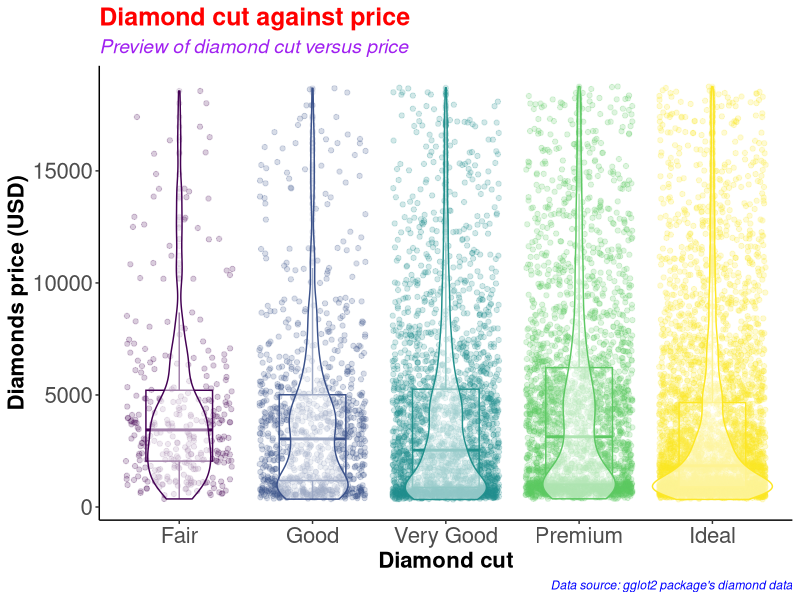
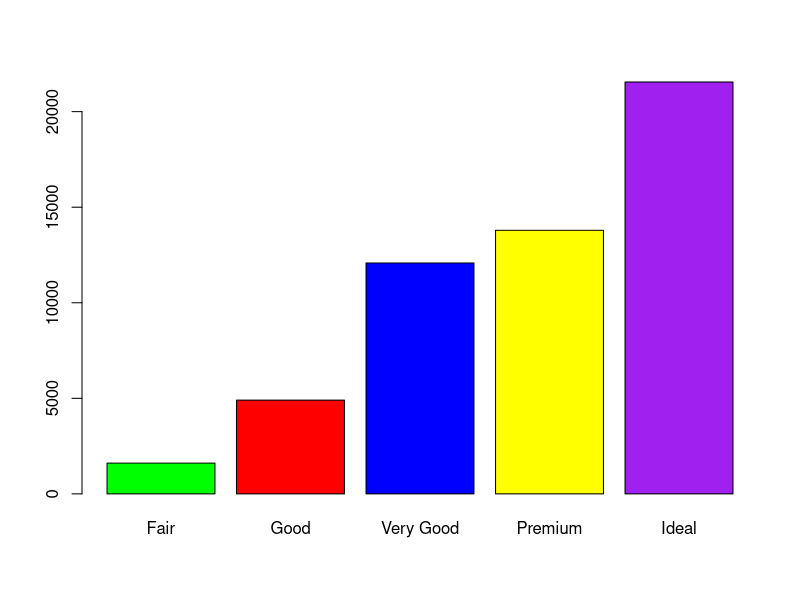
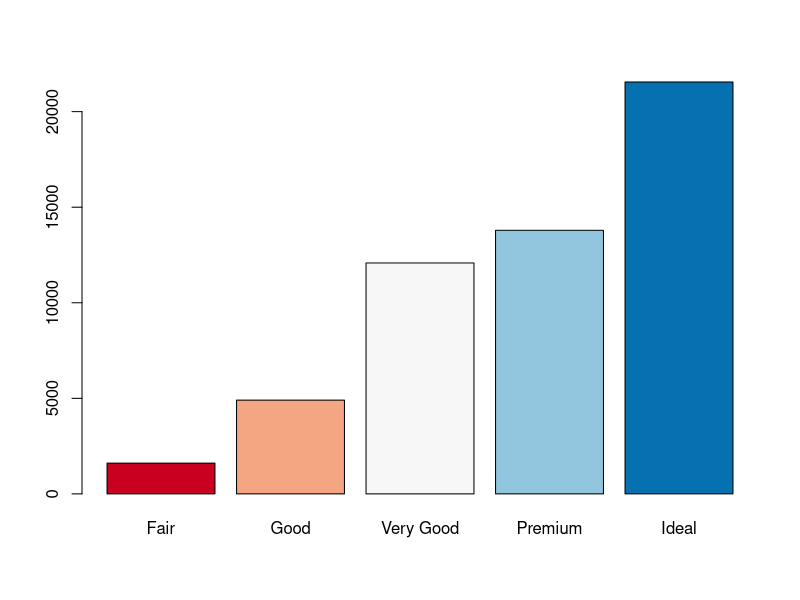
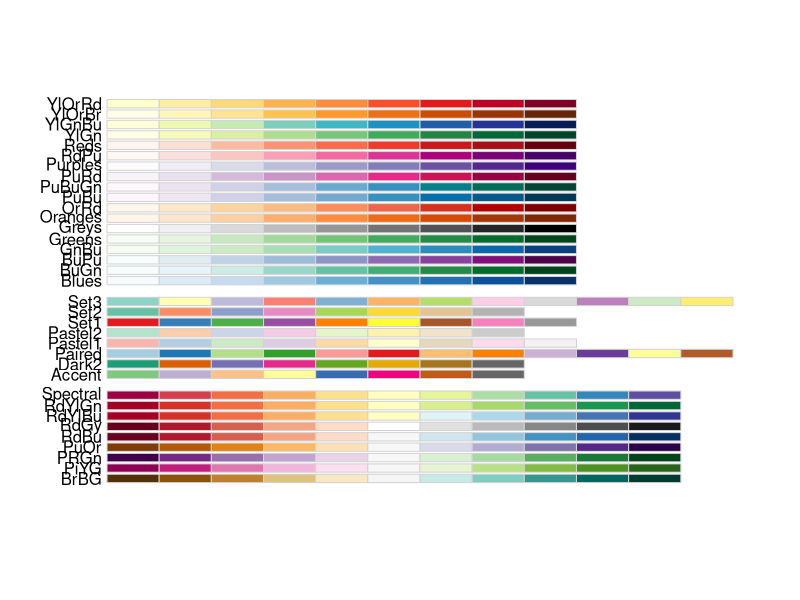
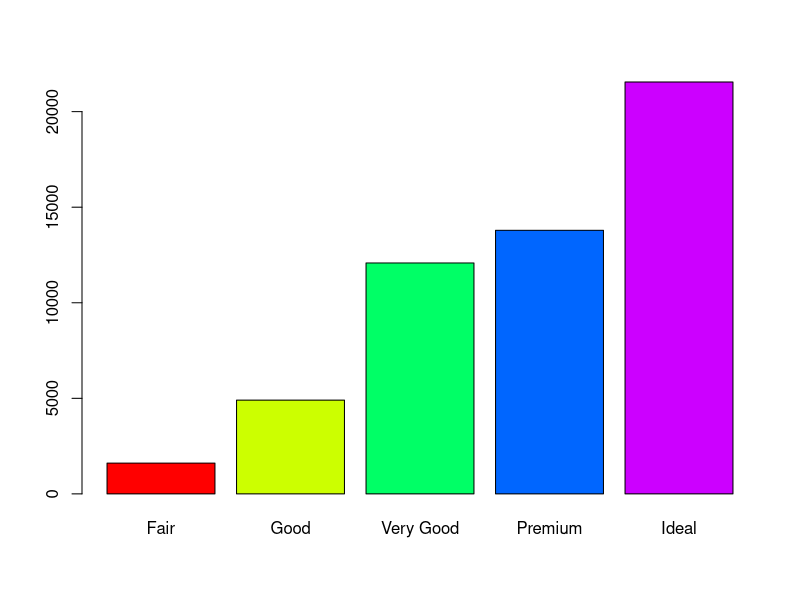
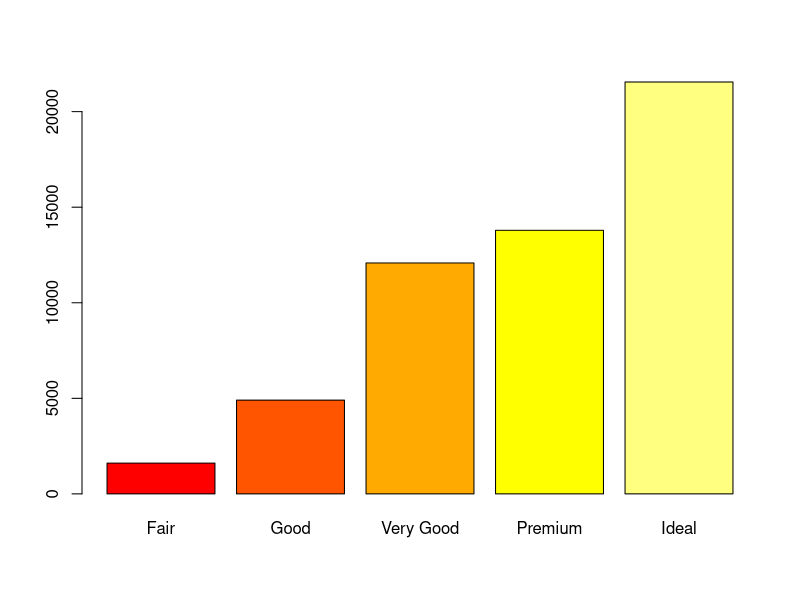
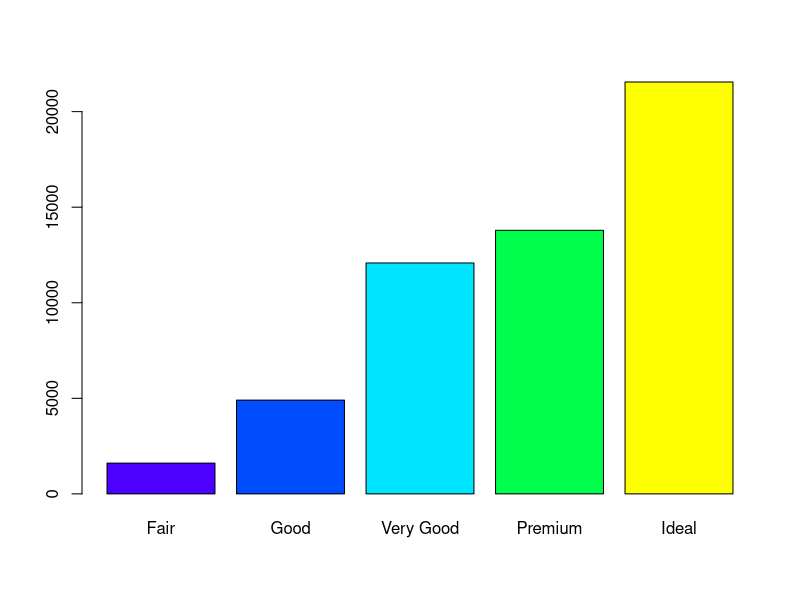
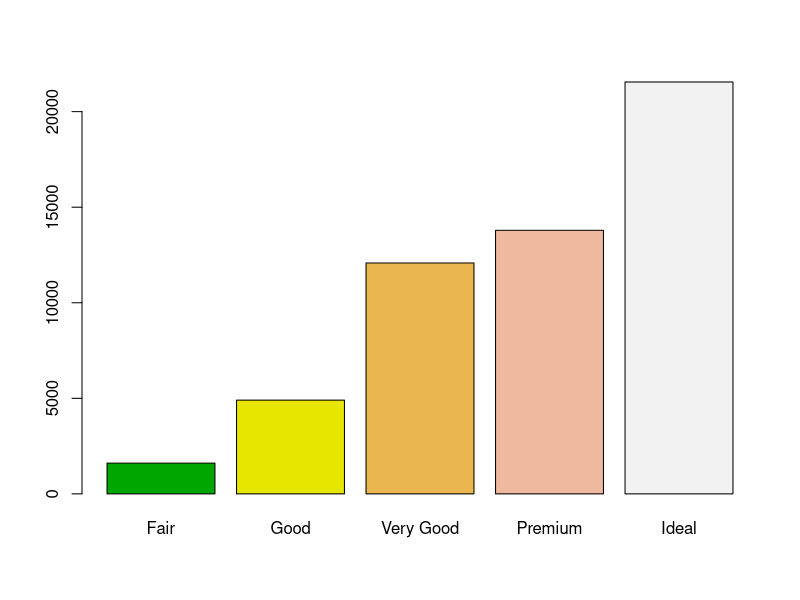

R code for these plots, in order: (Note: this script raises an error after producing the figures.)
#########################################
# Name: Wyclife Agumba Oluoch           #   
# E-mail: wyclifeoluoch@gmail.com       #
# GitHub: https://github.com/Wycology   #
# Task: Boxplot and violin plots in one #
# Date: 4th Jan 2021                    #
# Last edited: 26th Mar 2021            #
#########################################

# Loading the necessary libraries for the project
library(tidyverse) # This is for data wrangling and plotting.
library(RColorBrewer) # This is for generating color pallets for the plots.

diamonds_df <- diamonds # Saving the diamonds data-set to a new object in R.

head(diamonds) # Checking the variables in the data-set for subsequent analyses
nrow(diamonds) # Checking for the number of rows in the data. 53940 observations
ncol(diamonds) # Checking the number of variables in the data-set. 10 variables

diamonds_df %>% # Picking the diamonds data, and then
  slice_sample(n = 0.2*(nrow(diamonds))) %>% # Picking a portion of the data-set
  ggplot(aes(x = cut, y = price, color = cut)) + # Adding the mapping variables
  geom_point(position = "jitter", alpha = 0.2) + # Adding jitter and alpha
  geom_boxplot(alpha = 0.1, width = 0.5) + # Modifying dimensions of the boxplot 
  geom_violin(alpha = 0.5) + # Adding violin plot on top of the box and jitter
  theme_classic() + # Adding my preferred theme for publication.
  theme(legend.position = "none") + # Removing the legend; it is on the x-axis
  labs(x = "Diamond cut", # Labels the x-axis.
       y = "Diamonds price (USD)", # Labeling the y-axis
       title = "Diamond cut against price", # Setting tibble of the plot
       subtitle = "Preview of diamond cut versus price", # Descriptive title beneath TITLE
       caption = "Data source: gglot2 package's diamond data") +
  theme(axis.text = element_text(size=16), # Size of labels on tick-marks
        axis.title = element_text(size=16,face="bold")) + # Size of axis labels
  theme(plot.title = element_text(color = 'red', size = 18, face = 'bold'),
        plot.subtitle = element_text(color = 'purple', size = 14, face = 'italic'),
        plot.caption = element_text(color = 'blue', face = 'italic'))

diamonds %>% # Picking the diamonds data, and then
  filter(cut == 'Very Good') %>% # Picking the very good cut 
  nrow() # counting the number of rows with very good cut

diamonds %>% 
  select(cut) %>% 
  table() %>% 
  barplot(col = c('green', 'red', 'blue', 'yellow', 'purple'))

# Instead of specifying the colors, we can simply use the color brewer panel 

diamonds %>% 
  select(cut) %>% 
  table() %>% 
  barplot(col = brewer.pal(n = 5, name = "RdBu"))
# To display more brewer colors options to use, run the following function:

display.brewer.all()

# Can also use rainbow colors

diamonds %>% 
  select(cut) %>% 
  table() %>% 
  barplot(col = rainbow(5))

# Can also use heat.colors
diamonds %>% 
  select(cut) %>% 
  table() %>% 
  barplot(col = heat.colors(5))

# Can also use topographic colors

diamonds %>% 
  select(cut) %>% 
  table() %>% 
  barplot(col = topo.colors(5))

# Can also use terrain colors
diamonds %>% 
  select(cut) %>% 
  table() %>% 
  barplot(col = terrain.colors(5))

# Can also use cm.colors
diamonds %>% 
  select(cut) %>% 
  table() %>% 
  barplot(col = cm.colors(5))

# That is awesome. Good for the day.

of
